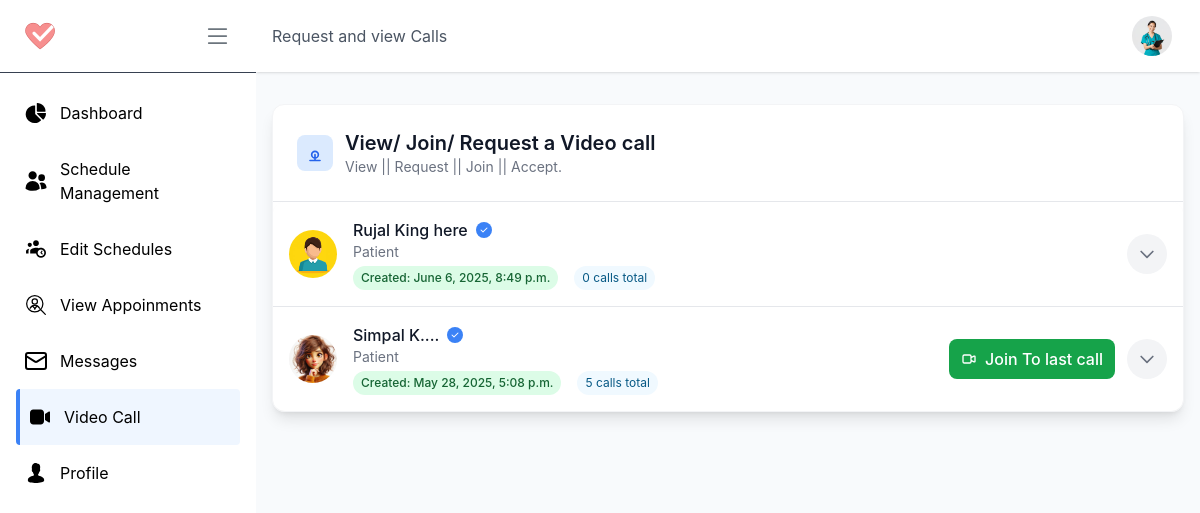
The app's page /d/view-v-call/ (signed in), older data.
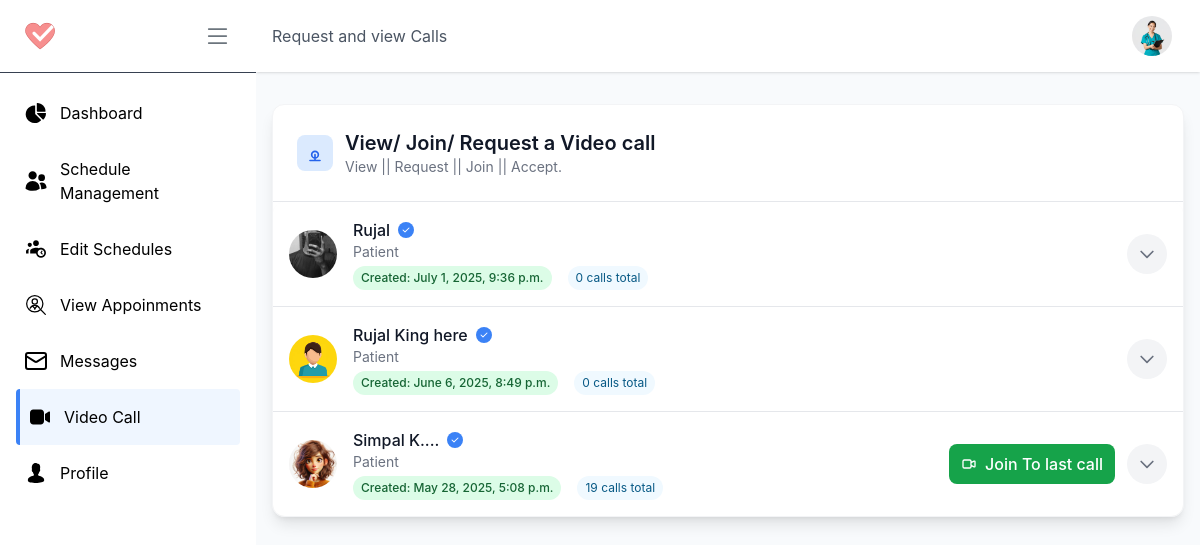
The same page, newer data.
### account/models.py (models this page shows, shortened)
class Conversation(models.Model):
    participants = models.ManyToManyField(Profile, related_name='conversations')
    uuid = models.UUIDField(unique=True, editable=True, null=True, blank=True)
    status_choices = (
        ('initiated', 'Initiated'),
        ('active', 'Active'),
        ('requested', 'Requested'),
        ('rejected', 'Rejected'),
        ('archived', 'Archived'),
        ('deleted', 'Deleted'),
    )
    status = models.CharField(max_length=10, choices=status_choices, default='requested')
    created_at = models.DateTimeField(auto_now_add=True)

class Profile(models.Model):
    user = models.OneToOneField(User, on_delete=models.CASCADE, related_name="profile")
    role = models.CharField(max_length=10, choices=USER_ROLES, default='patient')
    profile_pic = models.ImageField(upload_to='profile_pictures/', default='profile_pictures/default.jpg')
    phone_regex = RegexValidator(regex=r'^\+?1?\d{9,15}$', message="Phone number must be entered in the format: '+999999999'. Up to 15 digits allowed.")
    ph_number = models.CharField(validators=[phone_regex], max_length=16, blank=True) # validators should be a list
    address = models.CharField(max_length=255, blank=True)
    date_of_birth = models.DateField(null=True, blank=True)
    gender = models.CharField(max_length=10, choices=[('male', 'Male'), ('female', 'Female'), ('other', 'Other')], blank=True)
    email_notification = models.BooleanField(default=True)
    sms_notification = models.BooleanField(default=True)
    reminders = models.BooleanField(default=True)
    token = models.CharField(max_length=255, blank=True, null=True)
    token_expiry = models.DateTimeField(null=True, blank=True)
    created_at = models.DateTimeField(auto_now_add=True)
    updated_at = models.DateTimeField(auto_now=True)
    is_active = models.BooleanField(default=True)
    is_verified = models.BooleanField(default=False)

### doctor/views.py (the view)
# urls.py: path('view-v-call/', view_v_call, name='view_v_call'), # view calls
@login_required_with_message(login_url='account:login', message="You need to log in to view your Video Calls.", only=['doctor'])
def view_v_call(request: HttpRequest):
    if request.method != 'POST':
        profile: Profile = request.user.profile
        convs =  Conversation.objects.filter(
            participants=request.user.profile
        ).order_by('-created_at')
        for conversation in convs:
            conversation.other_participant = conversation.participants.exclude(
                id=profile.id
            ).first()
    return render(request, 'pages/doctor/list-v-call.html',{ 'conv': convs,}  )

### account/views.py (called while the page is built)
def login_required_with_message(function=None, login_url=None, message=None, only=None):
    def decorator(view_func):
        @wraps(view_func)
        def _wrapped_view(request, *args, **kwargs):
            if not request.user.is_authenticated:
                if message:
                    messages.warning(request, message)
                return redirect(login_url or 'account:login')
            if only and request.user.profile.role not in only:
                messages.error(request, "You do not have permission to access this page.")
                return redirect(f'{request.user.profile.role}:dashboard')
            return view_func(request, *args, **kwargs)
        return _wrapped_view
    if function:
        return decorator(function)
    return decorator

### home/templatetags/url_resolver.py (called while the page is built)
@register.simple_tag
def role_to_url(role, destination):
    try:
        return reverse(f"{role}:{destination}")
    except NoReverseMatch:
        return "#"  # fallback URL if the view is not found

### templates/pages/doctor/list-v-call.html (shortened to what the changed rows need)
{% extends "pages/doctor/D_base.html" %}
{% load static %}
{% block content %}
    <div class="container px-4 py-8  ">
        <div class="bg-white rounded-xl shadow-lg overflow-hidden border border-gray-100">
            <div class="flex items-center justify-between p-6 border-b border-gray-200 dark:border-gray-700">
                <div class="flex items-center space-x-3">
                    <div>
                        <h2 class="text-xl font-semibold text-gray-900 dark:text-white">View/ Join/ Request a Video  call</h2>
                    </div>
                </div>
            </div>
            <div class="bg-white rounded-xl shadow-sm overflow-hidden">
                {% if conv %}
                    {% for each_convo in conv %}
                        <div class="border-gray-200 border-b last:border-b-0">
                            <div class="p-4 flex flex-col md:flex-row md:items-center gap-4 hover:bg-gray-50 transition-colors">
                                <div class="flex items-center flex-1">
                                    <img
                                        src="{{each_convo.other_participant.profile_pic.url}}"
                                        alt="{{each_convo.other_participant.user.first_name}}"
                                        class="w-12 h-12 rounded-full object-cover ring-2 ring-white shadow-sm"
                                    />
                                    <div class="ml-4 flex-1 min-w-0">
                                        <div class="flex items-center space-x-2">
                                            <h3 class="font-medium text-gray-900 truncate">{{each_convo.other_participant.user.first_name}}</h3>
                                            {% if each_convo.other_participant.is_verified %}
                                                <div class="w-4 h-4 bg-blue-500 rounded-full flex items-center justify-center">
                                                    <svg class="w-2.5 h-2.5 text-white" fill="currentColor" viewBox="0 0 20 20">
                                                        <path fill-rule="evenodd" d="M16.707 5.293a1 1 0 010 1.414l-8 8a1 1 0 01-1.414 0l-4-4a1 1 0 011.414-1.414L8 12.586l7.293-7.293a1 1 0 011.414 0z" clip-rule="evenodd" />
                                                    </svg>
                                                </div>
                                            {% endif %}
                                        </div>
                                        {% if each_convo.other_participant.role == 'doctor'%}
                                            <p class="text-sm text-gray-500 truncate">{{each_convo.other_participant.doctor_profile.specialization}}</p>
                                        {% else %}
                                            <p class="text-sm text-gray-500 truncate">Patient</p>
                                        {% endif %}
                                        <div class="flex items-center space-x-4 mt-1">
                                            <span class="inline-flex items-center px-2 py-1 rounded-full text-xs font-medium bg-green-100 text-green-800">
                                                Created: {{ each_convo.created_at }}
                                            </span>
                                            <span class="text-xs text-sky-800 bg-sky-50 px-2 py-1 rounded-full ">
                                                {{ each_convo.convosation_calls.count }} calls total
                                            </span>
                                        </div>
                                    </div>
                                </div>
                                <div class="flex items-center space-x-3 mt-2 md:mt-0">
                                    <div>
                                        {% with last_call=each_convo.convosation_calls.all.last %}
                                            {% if last_call and last_call.status != 'completed' %}
                                                <a href="/d/join-v-call/{{ last_call.uuid }}/"
                                                    target="_blank"
                                                    class="inline-flex items-center px-3 py-2 font-medium text-white bg-green-600 hover:bg-green-700 rounded-lg transition-colors">
                                                    <span>Join To last call</span>
                                                </a>
                                            {% endif %}
                                        {% endwith %}
                                    </div>
                                    <button type="button"
                                            class="dropdown-toggle-btn relative inline-flex items-center justify-center w-10 h-10 text-gray-500 bg-gray-100 rounded-full hover:bg-gray-200 focus:outline-none transition-colors"
                                            data-conversation-id="{{ each_convo.id }}">
                                        <svg class="w-5 h-5" fill="none" stroke="currentColor" viewBox="0 0 24 24">
                                            <path stroke-linecap="round" stroke-linejoin="round" stroke-width="2" d="M19 9l-7 7-7-7"></path>
                                        </svg>
                                    </button>
                                </div>
                            </div>
                        </div>
                    {% endfor %}
                {% endif %}
            </div>
        </div>
    </div>
{% endblock content %}

Row changes from the older to the newer data that the page shows:
added Conversation: other_participant.profile_pic (picture), other_participant.user.first_name "Rujal", shows "Patient", created_at "July 1, 2025, 9:36 p.m.", convosation_calls.count "0"
computed for Conversation "May 28, 2025, 5:08 p.m.": convosation_calls.count "5" → "19"
